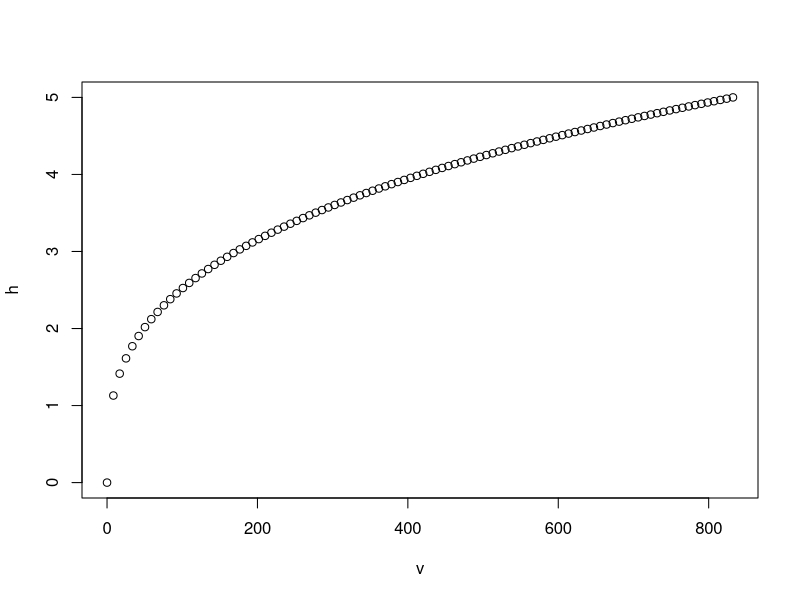

Generate this figure with R:
rm(list=ls())

# Benetzte Querprofilfläche als Funktion des Wasserstands, a(h)
afh= function(h,kf,ke) { kf*(h^ke) }

# Volumen als Funktion des Wasserstands, v(h)
# > Erhalten durch Integration von a(h) über Speicherlänge bei geg. Gefälle
vfh= function(h,kf,ke,s) { kf/(ke+1)/s*h^(ke+1) }

# Wasserstand als Funktion des Volumens, h(v)
# > Erhalten als Umkehrfunktion von v(h)
hfv= function(v,kf,ke,s) { (v*(ke+1)*s/kf)^(1/(ke+1)) }

# Test-Parameter
kf= 1.78    # Parameter in Funktion a(h)=kf*h^ke
ke= 2.09    # Parameter in Funktion a(h)=kf*h^ke
s= 1/10     # Gefälle in m/m

# Ausgabe von h(v) für Wasserstände an Sperrstelle bis zu einem Bsp.-Wert hmax
hmax= 5
vmax= vfh(hmax,kf,ke,s)
plot(c(0,vmax), c(0,hmax), type="n", xlab="v", ylab="h")
for (v in seq(0, vmax, length.out=100)) {
  points(v, hfv(v,kf,ke,s))
}

# Test der Lösung durch ganz billige numerische Methode; nur für hmax
lmax= hmax/s
n= 1000
dx= lmax/n
v= 0
for (i in 1:n) {
  v= v + dx * afh(s*(i*dx-dx/2),kf,ke)
}
print(paste("v bei hmax (numerisch):",v))
print(paste("v bei hmax (analytisch):",vmax))

